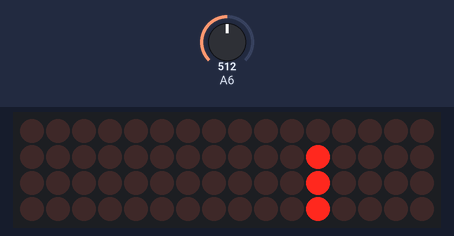
The sketch below on a simulated Arduino Uno, built with avr-gcc and run on an emulated ATmega328P. Shown: 16×4 LED matrix. Wiring (inferred from the names in the program): LED cube drawn one layer per row (orientation assumed): layers pin 18, pin 19, pin 8, pin 9; columns pin 14, pin 10, pin 7, pin 3, pin 15, pin 11, pin 6, pin 2, pin 16, pin 12, pin 5, pin 0, pin 17, pin 13, pin 4, pin 1. The test bench sets the inputs (shaded band); at power-on: A6 = 512. Random numbers use the default seed unless the sketch sets one; EEPROM starts erased.

Above: at 1.2 s.
1.3 s: A6 set to 982
7.6 s: A6 set to 1008
At 14.0 s:
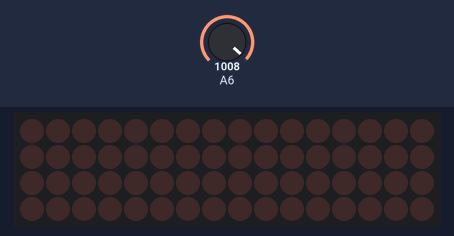
14.5 s: A6 set to 990
At 16.68 s:
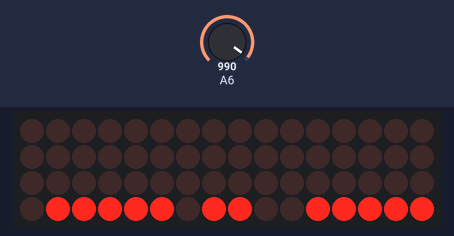
24.2 s: A6 set to 1010
At 27.6 s:
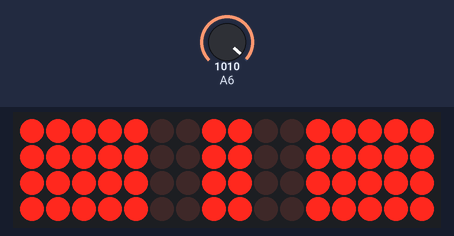
29.9 s: A6 set to 900
35.6 s: A6 set to 1023
At 42.2 s:
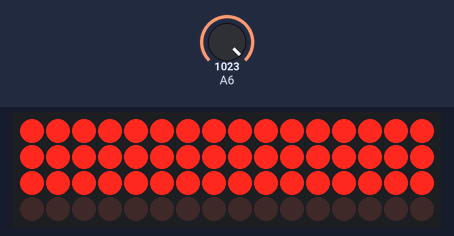

The sketch:

walltowall_mini_prov04.ino
```cpp
#include <avr/pgmspace.h> // allows use of PROGMEM to store patterns in flash
#include <EEPROM.h>

#define CUBESIZE 4
#define PLANESIZE CUBESIZE*CUBESIZE
#define PLANETIME 3333
#define TIMECONST 5


int LEDPin[] = {
  14, 10, 7, 3, 15, 11, 6, 2, 16, 12, 5, 0, 17, 13, 4, 1};
int LEDPinCount = 16;
int PlanePin[] = {
  18, 19, 8, 9};
int PlanePinCount  = 4;
int flag=0;
int l=0;
int button = 0;
volatile int options = 0;
volatile int preOptions = 0;

void setup()
{
  randomSeed(analogRead(7));
  int pin;
  for (pin=0; pin<PLANESIZE; pin++){
    pinMode( LEDPin[pin], OUTPUT );
  }
  for (pin=0; pin<CUBESIZE; pin++){
    pinMode( PlanePin[pin], OUTPUT );
  }
  if (( EEPROM.read(1) <= 0 ) && ( EEPROM.read(1) > 7 ))
    options = 0;
  else {
    options = EEPROM.read(1);
    preOptions = options;
    }
}

void loop(){

  button = analogRead(6);
  if ( button > 1000 ){
    options++;
  }
  if ( options == 0 ){
    cubeOff();
    loopLEDTest();
  }
  else if ( options == 1 ){
    cubeOff();
    loopHeart();
  }
  else if ( options == 2 ){
    cubeOff();
    loopCube();
  }
  else if ( options == 3 ){
    cubeOff();
    loopWall();
  }
  else if ( options == 4 ){
    cubeOff();
    snake();
  }
  else if ( options == 5 ){
    cubeOff();
    loopColum();
  }
  else if ( options == 6 ){
    cubeOff();
    loopLEDTest();
    loopColum();
    loopHeart();
    loopWall();
    loopCube();
    snake();
  }
  else{
    options = 0;
  }
  voidEEPROM();
}

/***************** Saving to EEPROM ****************/
void voidEEPROM(){
  if ( options != preOptions ){
  EEPROM.write(1, options);
  preOptions = options;
  }
}

/********************** LEDTest ***********************/

void loopLEDTest()
{
  planesOff();
  int i=0;
  int j=0;

  for( j=0; j<4; j++){
    for( i=0;i<16;i++){
      digitalWrite(PlanePin[j], LOW);
      digitalWrite(LEDPin[i], HIGH);
      delay(100);
      digitalWrite(LEDPin[i], LOW);
    }
    digitalWrite(PlanePin[j], HIGH);
  }
  cubeOff();
}

/*********************** Heart ***********************/

void loopHeart()
{
  int i=0;
  int j=0;
  planesOff();

  for(i=0;i<4;i++){
    /*----------------Also szint----------------*/
    // 16., 15., 12. LEDs
    digitalWrite(PlanePin[i],LOW);
    digitalWrite(LEDPin[15],HIGH);
    digitalWrite(LEDPin[14],HIGH);
    digitalWrite(LEDPin[11],HIGH);

    delay(50);
    /*-------------Masodik szint-------------*/
    // 14-es LED
    digitalWrite(PlanePin[i],LOW);
    digitalWrite(LEDPin[13],HIGH);
    digitalWrite(LEDPin[7],HIGH);
    delay(50);

    /*-------------Harmadik szint-----------*/
    // 3-as LED
    digitalWrite(PlanePin[i],LOW);
    digitalWrite(LEDPin[2],HIGH);
    digitalWrite(LEDPin[3],HIGH);
    digitalWrite(LEDPin[8],HIGH);
    digitalWrite(LEDPin[12],HIGH);
    delay(50);

    /*---------------Felso reteg--------------*/
    // 2-es LED
    digitalWrite(PlanePin[i],LOW);
    digitalWrite(LEDPin[1],HIGH);
    digitalWrite(LEDPin[5],HIGH);
    digitalWrite(LEDPin[4],HIGH);
    delay(50);


    if(i==3){
      delay(500);
      for(j=3;j>=0;j--){
        digitalWrite(PlanePin[i],HIGH);
        digitalWrite(LEDPin[15],LOW);
        digitalWrite(LEDPin[14],LOW);
        digitalWrite(LEDPin[11],LOW);
        //-----------------------------
        delay(100);
        digitalWrite(PlanePin[i],HIGH);
        digitalWrite(LEDPin[13],LOW);
        digitalWrite(LEDPin[7],LOW);
        //------------------------------
        delay(100);
        digitalWrite(PlanePin[i],HIGH);
        digitalWrite(LEDPin[2],LOW);
        digitalWrite(LEDPin[3],LOW);
        digitalWrite(LEDPin[8],LOW);
        digitalWrite(LEDPin[12],LOW);
        //------------------------------
        delay(100);
        digitalWrite(PlanePin[i],HIGH);
        digitalWrite(LEDPin[1],LOW);
        digitalWrite(LEDPin[5],LOW);
        digitalWrite(LEDPin[4],LOW);
        delay(200);
      }
    }
  }
  cubeOff();
}

/*********************** Snake ***********************/

void snake(){
  int i;
  int j;
  int snakeCub[]={
    0, 4, 8, 12, 13, 14, 15, 11, 7, 3, 2, 1, 0 };

  planesOff();

  for(i=0;i<4;i++){
    digitalWrite(PlanePin[i],LOW);
    for(j=0; j<12; j++){
      if(i==0){
        digitalWrite(LEDPin[snakeCub[j]],HIGH);
        delay(100);
        digitalWrite(LEDPin[snakeCub[j]],LOW);
      }
      if(i>0){
        digitalWrite(LEDPin[snakeCub[j+1]],HIGH);
        delay(100);
        digitalWrite(LEDPin[snakeCub[j+1]],LOW);
      }
    }
    digitalWrite(PlanePin[i],HIGH);


  }
  cubeOff();
}

/*********************** Wall ***********************/

void loopWall(){
  int i=0;
  int j=0;
  int k=0;
  int cubeOne[]={
    14, 15, 16, 17    };
  int cubeTwo[]={
    1, 4, 13, 17    };
  //planesOff();

   for(i=3;i>=0;i--){
    for(j=0;j<100;j++){
      digitalWrite(PlanePin[i],LOW);
      for(k=0;k<16;k++){
        digitalWrite(LEDPin[k],HIGH);
      }

      delay(1);
      for(k=0;k<16;k++){
        digitalWrite(LEDPin[k],LOW);
      }

     /* if (j==99){
        for(k=0;k<16;k++){
          digitalWrite(LEDPin[k],HIGH);
        }
      }  */
      digitalWrite(PlanePin[3],LOW);
      digitalWrite(PlanePin[2],LOW);
      digitalWrite(PlanePin[1],LOW);
      digitalWrite(PlanePin[0],LOW);
      for(k=0;k<4;k++){
        digitalWrite(cubeOne[k],HIGH);
        digitalWrite(cubeTwo[k],HIGH);
      }
      delay(1);
      digitalWrite(PlanePin[3],HIGH);
      digitalWrite(PlanePin[2],HIGH);
      digitalWrite(PlanePin[1],HIGH);
      digitalWrite(PlanePin[0],HIGH);
    }

    if(i>0)
    {
      digitalWrite(PlanePin[i+1],HIGH);
    }
    //delay(1);
  }

  for(i=1;i<4;i++){
    for(j=0;j<100;j++){
      digitalWrite(PlanePin[i],LOW);
      for(k=0;k<16;k++){
        digitalWrite(LEDPin[k],HIGH);
      }

      delay(1);
      for(k=0;k<16;k++){
        digitalWrite(LEDPin[k],LOW);
      }

     /* if (j==99){
        for(k=0;k<16;k++){
          digitalWrite(LEDPin[k],HIGH);
        }
      }  */
      digitalWrite(PlanePin[3],LOW);
      digitalWrite(PlanePin[2],LOW);
      digitalWrite(PlanePin[1],LOW);
      digitalWrite(PlanePin[0],LOW);
      for(k=0;k<4;k++){
        digitalWrite(cubeOne[k],HIGH);
        digitalWrite(cubeTwo[k],HIGH);
      }
      delay(1);
      digitalWrite(PlanePin[3],HIGH);
      digitalWrite(PlanePin[2],HIGH);
      digitalWrite(PlanePin[1],HIGH);
      digitalWrite(PlanePin[0],HIGH);
    }

    if(i>0)
    {
      digitalWrite(PlanePin[i-1],HIGH);
    }
    //delay(1);
  }
  /********************************Elorol-hatra mozgatas*************************************/
  /*                                    Hatra                                               */
  /******************************************************************************************/

  int cubeRight[4][4]={
    {
      12, 13, 14, 15        }
    ,
    {
      8, 9, 10, 11        }
    ,
    {
      4, 5, 6, 7        }
    ,
    {
      0, 1, 2, 3        }
  };
  for(i=0;i<4;i++){
    for(j=0;j<100;j++){
      digitalWrite(PlanePin[3],LOW);
      for(k=0;k<16;k++){
        digitalWrite(LEDPin[k],HIGH);
      }

      delay(1);
      for(k=0;k<16;k++){
        digitalWrite(LEDPin[k],LOW);
      }

      //      if (j==99){
      //       for(k=0;k<16;k++){
      //        digitalWrite(LEDPin[k],HIGH);
      //           }
      //      }
      digitalWrite(PlanePin[3],LOW);
      digitalWrite(PlanePin[2],LOW);
      digitalWrite(PlanePin[1],LOW);
      digitalWrite(PlanePin[0],LOW);
      for(k=0;k<4;k++){
        digitalWrite(LEDPin[cubeRight[i][k]],HIGH);
        digitalWrite(cubeOne[k],HIGH);
      }
      delay(1);
      digitalWrite(PlanePin[3],HIGH);
      digitalWrite(PlanePin[2],HIGH);
      digitalWrite(PlanePin[1],HIGH);
      digitalWrite(PlanePin[0],HIGH);
      for(k=0;k<4;k++){
        digitalWrite(LEDPin[cubeRight[i][k]],LOW);
      }


    }
    //delay(1);
  }

  /********************************Jobbra balra mozgatas*************************************/
  /*                                    Jobbra                                              */
  /******************************************************************************************/

  cubeOff();
  for(i=3;i>=0;i--){
    for(j=0;j<99;j++){

      digitalWrite(PlanePin[3],LOW);
      for(k=0;k<16;k++){
        digitalWrite(LEDPin[k],HIGH);
      }

      delay(1);
      for(k=0;k<16;k++){
        digitalWrite(LEDPin[k],LOW);
      }

      //  if (j==99){
      //    for(k=0;k<16;k++){
      //      digitalWrite(LEDPin[k],HIGH);
      //          }
      //      }
      digitalWrite(PlanePin[3],LOW);
      digitalWrite(PlanePin[2],LOW);
      digitalWrite(PlanePin[1],LOW);
      digitalWrite(PlanePin[0],LOW);
      for(k=0;k<4;k++){
        digitalWrite(LEDPin[cubeRight[i][k]],HIGH);
        digitalWrite(cubeOne[k],HIGH);
      }
      delay(1);
      digitalWrite(PlanePin[3],HIGH);
      digitalWrite(PlanePin[2],HIGH);
      digitalWrite(PlanePin[1],HIGH);
      digitalWrite(PlanePin[0],HIGH);
      for(k=3;k>=0;k--){
        digitalWrite(LEDPin[cubeRight[i][k]],LOW);

      }
    }
    //delay(1);
  }


  /*****************************************************************************/
  /*                             Balrol-jobbra                                 */
  /*****************************************************************************/


  int cubeFor[4][4]={
    {
      0, 4, 8, 12        }
    ,
    {
      1, 5, 9, 13        }
    ,
    {
      2, 6, 10, 14        }
    ,
    {
      3, 7, 11, 15        }
  };
  for(i=0;i<4;i++){
    for(j=0;j<100;j++){
      digitalWrite(PlanePin[3],LOW);
      for(k=0;k<16;k++){
        digitalWrite(LEDPin[k],HIGH);
      }

      delay(1);
      for(k=0;k<16;k++){
        digitalWrite(LEDPin[k],LOW);
      }

      //      if (j==99){
      //       for(k=0;k<16;k++){
      //        digitalWrite(LEDPin[k],HIGH);
      //           }
      //      }
      digitalWrite(PlanePin[3],LOW);
      digitalWrite(PlanePin[2],LOW);
      digitalWrite(PlanePin[1],LOW);
      digitalWrite(PlanePin[0],LOW);
      for(k=0;k<4;k++){
        digitalWrite(LEDPin[cubeFor[i][k]],HIGH);
        digitalWrite(cubeTwo[k],HIGH);
      }
      delay(1);
      digitalWrite(PlanePin[3],HIGH);
      digitalWrite(PlanePin[2],HIGH);
      digitalWrite(PlanePin[1],HIGH);
      digitalWrite(PlanePin[0],HIGH);
      for(k=0;k<4;k++){
        digitalWrite(LEDPin[cubeFor[i][k]],LOW);
      }


    }
    //delay(1);
  }

  /*********************************************************************/

  for(i=2;i>=0;i--){
    for(j=0;j<100;j++){
      digitalWrite(PlanePin[3],LOW);
      for(k=0;k<16;k++){
        digitalWrite(LEDPin[k],HIGH);
      }

      delay(1);
      for(k=0;k<16;k++){
        digitalWrite(LEDPin[k],LOW);
      }

      //      if (j==99){
      //       for(k=0;k<16;k++){
      //        digitalWrite(LEDPin[k],HIGH);
      //           }
      //      }
      digitalWrite(PlanePin[3],LOW);
      digitalWrite(PlanePin[2],LOW);
      digitalWrite(PlanePin[1],LOW);
      digitalWrite(PlanePin[0],LOW);
      for(k=0;k<4;k++){
        digitalWrite(LEDPin[cubeFor[i][k]],HIGH);
        digitalWrite(cubeTwo[k],HIGH);
      }
      delay(1);
      digitalWrite(PlanePin[3],HIGH);
      digitalWrite(PlanePin[2],HIGH);
      digitalWrite(PlanePin[1],HIGH);
      digitalWrite(PlanePin[0],HIGH);
      for(k=3;k>=0;k--){
        digitalWrite(LEDPin[cubeFor[i][k]],LOW);
      }


    }
    //delay(1);
  }

}

/*********************** Cube ***********************/

void loopCube(){
  int i=0;
  int j=0;
  int k=0;
  int Cube[]={
    0, 1, 2, 3, 7, 11, 15, 14, 13, 12, 8, 4 };
  int Column[]={
    0, 3, 15, 12 };

  planesOff();
  for(j=0;j<350;j++){
    for(i=0;i<4;i++)
    {
      if(i==0)
      {
        digitalWrite(PlanePin[i],LOW);
        for(k=0;k<13;k++){
          digitalWrite(LEDPin[Cube[k]],HIGH);
        }
        delay(5);
        digitalWrite(PlanePin[i],HIGH);
      }

      if(i==3)
      {
        digitalWrite(PlanePin[i],LOW);
        for(k=0;k<13;k++){
          digitalWrite(LEDPin[Cube[k]],HIGH);
        }
        delay(5);
        digitalWrite(PlanePin[i],HIGH);

      }

      if(i==1 || i==2)
      {
        digitalWrite(PlanePin[i],LOW);
        for(k=0;k<13;k++){
          digitalWrite(LEDPin[Cube[k]],LOW);
        }
        for(k=0;k<5;k++){
          digitalWrite(LEDPin[Column[k]],HIGH);
        }
        delay(5);
        digitalWrite(PlanePin[i],HIGH);
      }

    }
  }
  cubeOff();
}

/*********************** Column ***********************/

void loopColum()
{
  int i=0;
  int r=0;
  int k=0;
  int j=0;
  int ledArray[16];

  //Tömb feltöltése
  for(i=0;i<16;i++)
  {
    ledArray[i]=i;
  }

  // Tömb randomizálása
  for(i=0;i<3;i++)
  {
    r=random(15);
    if(r==0){
      k=ledArray[r];
      ledArray[r]=ledArray[r+1];
      ledArray[r+1]=k;
    }
    if(r==15){
      k=ledArray[r];
      ledArray[r]=ledArray[r-1];
      ledArray[r-1]=k;
    }
    if(r%2==0){
      k=ledArray[r];
      ledArray[r]=ledArray[r-2];
      ledArray[r-2]=k;
    }
    if(r%2==1){
      k=ledArray[r];
      ledArray[r]=ledArray[r+2];
      ledArray[r+2]=k;
    }
  }
  planesOff();
  for(i=0;i<16;i++){
    for(j=3;j>=0;j--){
      digitalWrite(PlanePin[j],LOW);
      digitalWrite(LEDPin[ledArray[i]],HIGH);

      delay(50);

      digitalWrite(PlanePin[j],HIGH);
      digitalWrite(LEDPin[ledArray[i]],LOW);
    }
  }

  cubeOff();
}

/*********************** EQU ***********************/

void equalizer(){
  int cubePlane[15];
  int i = 0;
  int j = 0;
  cubeOff();
}

/******************** PlanesOff *********************/

void planesOff(){
  for(int thisPlane = 0; thisPlane < PlanePinCount; thisPlane++){
    digitalWrite(PlanePin[thisPlane],HIGH);
  }
}

/********************* CubeOff **********************/

void cubeOff(){
  int i;
  for(i=0;i<16;i++)
  {
    digitalWrite(LEDPin[i],LOW);
  }
  for(i=0;i<4;i++)
  {
    digitalWrite(PlanePin[i],HIGH);
  }
}
```

Measured:
- the behaviour switches between 1000 and 1001 on A6 (found by bisection; images 0 and 1)
- what the display in image 1 shows lasts 0.6 s, from 13.5 s to 14.1 s
